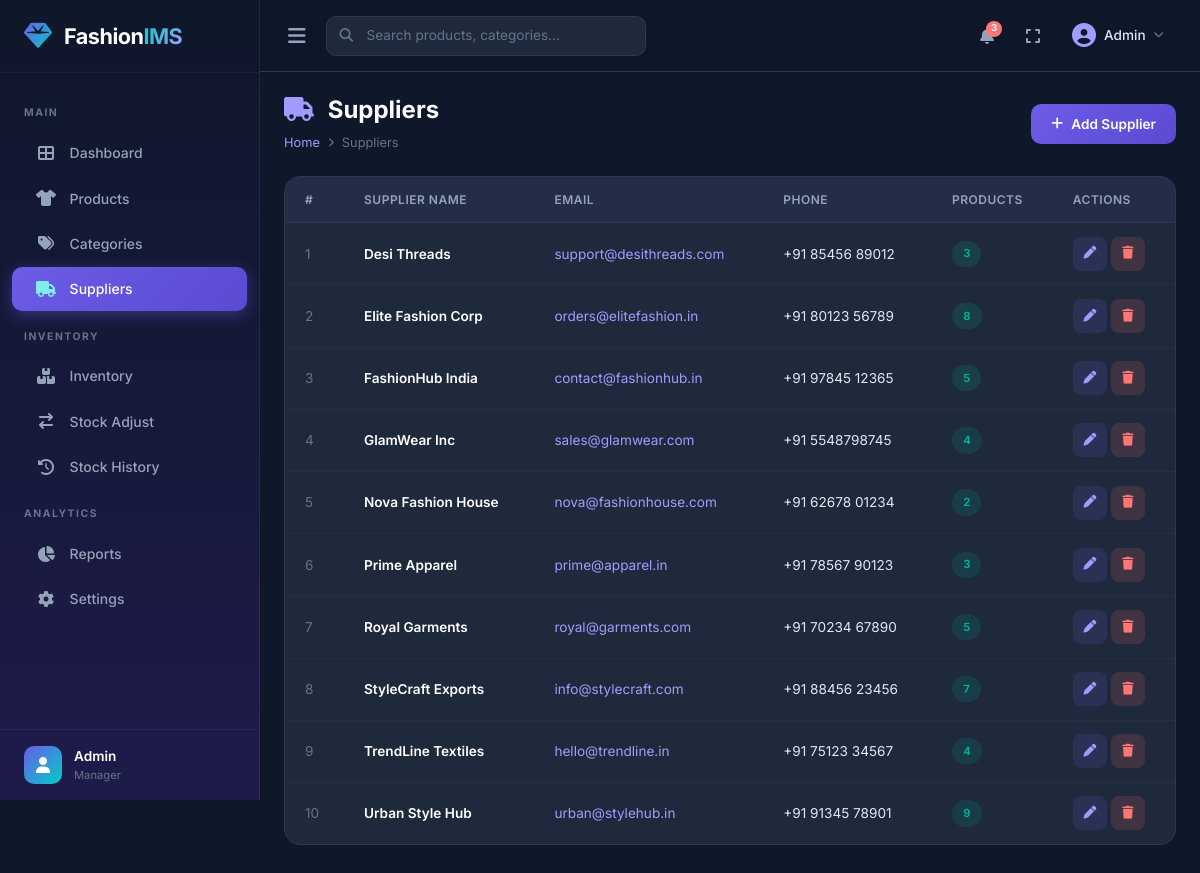
Screenshot of /suppliers/ with the database file from the repository.
### apps/suppliers/models.py (models this page shows, shortened)
class Supplier(models.Model):
    supplier_name = models.CharField(max_length=150)
    email = models.EmailField(blank=True)
    phone = models.CharField(max_length=20, blank=True)
    address = models.TextField(blank=True)
    created_at = models.DateTimeField(auto_now_add=True)
    class Meta:
        ordering = ['supplier_name']
    @property
    def product_count(self):
        return self.products.count()

### apps/suppliers/views.py (the view)
# urls.py: path('', views.supplier_list, name='supplier_list'),
def supplier_list(request):
    suppliers = Supplier.objects.all()
    return render(request, 'suppliers/supplier_list.html', {'suppliers': suppliers})

### templates/suppliers/supplier_list.html (shortened to what this page needs)
{% extends 'base.html' %}
{% block content %}
<div class="page-header">
    <div>
        <h1 class="page-title"><i class="fas fa-truck"></i> Suppliers</h1>
        <div class="breadcrumb-custom">
            <a href="{% url 'dashboard:index' %}">Home</a>
            <i class="fas fa-chevron-right" style="font-size: 0.6rem;"></i>
            <span>Suppliers</span>
        </div>
    </div>
    <a href="{% url 'suppliers:supplier_add' %}" class="btn-primary-custom"><i class="fas fa-plus"></i> Add Supplier</a>
</div>
<div class="data-card animate-scale-in">
    <div class="table-responsive">
        <table class="table-custom">
            <thead>
                <tr>
                    <th>#</th>
                    <th>Supplier Name</th>
                    <th>Email</th>
                    <th>Phone</th>
                    <th>Products</th>
                    <th>Actions</th>
                </tr>
            </thead>
            <tbody>
                {% for supplier in suppliers %}
                <tr>
                    <td style="color: var(--text-muted);">{{ forloop.counter }}</td>
                    <td style="font-weight: 600; color: #fff;">{{ supplier.supplier_name }}</td>
                    <td>{% if supplier.email %}<a href="mailto:{{ supplier.email }}"
                            style="color: var(--primary-light);">{{ supplier.email }}</a>{% else %}&mdash;{% endif %}
                    </td>
                    <td>{% if supplier.phone %}{{ supplier.phone }}{% else %}&mdash;{% endif %}</td>
                    <td><span class="badge-stock in-stock">{{ supplier.product_count }}</span></td>
                    <td>
                        <div class="d-flex gap-1">
                            <a href="{% url 'suppliers:supplier_edit' supplier.pk %}" class="btn-icon edit"
                                title="Edit"><i class="fas fa-pen"></i></a>
                            <a href="{% url 'suppliers:supplier_delete' supplier.pk %}" class="btn-icon delete"
                                title="Delete"><i class="fas fa-trash"></i></a>
                        </div>
                    </td>
                </tr>
                {% endfor %}
            </tbody>
        </table>
    </div>
</div>
{% endblock %}

### static/css/style.css (style rules this page uses)
:root { --primary: #6C5CE7; --primary-light: #A29BFE; --primary-dark: #5A4BD1; --accent: #00CEC9; --accent-light: #81ECEC; --success: #00B894; --warning: #FDCB6E; --danger: #FF7675; --info: #74B9FF; --dark: #0D1B2A; --dark-secondary: #1B2838; --dark-card: #1E293B; --dark-border: #2D3A4A; --text-primary: #E2E8F0; --text-secondary: #94A3B8; --text-muted: #64748B; --sidebar-width: 260px; --sidebar-bg: linear-gradient(180deg, #0F172A 0%, #1E1B4B 100%); --transition-fast: 0.15s ease; --transition-base: 0.3s ease; --transition-slow: 0.5s ease; --shadow-sm: 0 1px 3px rgba(0,0,0,0.3); --shadow-md: 0 4px 12px rgba(0,0,0,0.3); --shadow-lg: 0 10px 30px rgba(0,0,0,0.4); --shadow-glow: 0 0 20px rgba(108,92,231,0.3); }
* { margin: 0; padding: 0; box-sizing: border-box; }
body { font-family: 'Inter', -apple-system, BlinkMacSystemFont, sans-serif; background-color: #0F172A; color: var(--text-primary); overflow-x: hidden; min-height: 100vh; }
a { text-decoration: none; color: inherit; }
.page-header { display: flex; align-items: center; justify-content: space-between; margin-bottom: 1.5rem; flex-wrap: wrap; gap: 1rem; }
.page-title { font-size: 1.5rem; font-weight: 700; color: #fff; }
.page-title i { margin-right: 0.5rem; color: var(--primary-light); }
.breadcrumb-custom { display: flex; align-items: center; gap: 0.5rem; font-size: 0.8rem; color: var(--text-muted); }
.breadcrumb-custom a { color: var(--primary-light); }
.data-card { background: var(--dark-card); border: 1px solid var(--dark-border); border-radius: 16px; overflow: hidden; margin-bottom: 1.5rem; transition: all var(--transition-base); }
.table-custom { width: 100%; margin: 0; color: var(--text-primary); }
.table-custom thead th { background: rgba(108,92,231,0.08); padding: 0.85rem 1.25rem; font-size: 0.75rem; font-weight: 600; text-transform: uppercase; letter-spacing: 0.5px; color: var(--text-secondary); border-bottom: 1px solid var(--dark-border); white-space: nowrap; }
.table-custom tbody td { padding: 0.85rem 1.25rem; font-size: 0.85rem; border-bottom: 1px solid rgba(255,255,255,0.03); vertical-align: middle; }
.table-custom tbody tr { transition: background var(--transition-fast); }
.table-custom tbody tr:last-child td { border-bottom: none; }
.badge-stock { padding: 0.3rem 0.7rem; border-radius: 20px; font-size: 0.7rem; font-weight: 600; display: inline-flex; align-items: center; gap: 0.3rem; }
.badge-stock.in-stock { background: rgba(0,184,148,0.15); color: var(--success); }
.btn-primary-custom { background: linear-gradient(135deg, var(--primary), var(--primary-dark)); color: #fff; border: none; padding: 0.6rem 1.25rem; border-radius: 10px; font-size: 0.85rem; font-weight: 600; font-family: 'Inter', sans-serif; cursor: pointer; transition: all var(--transition-fast); display: inline-flex; align-items: center; gap: 0.5rem; }
.btn-icon { width: 34px; height: 34px; border-radius: 8px; display: inline-flex; align-items: center; justify-content: center; font-size: 0.8rem; border: none; cursor: pointer; transition: all var(--transition-fast); }
.btn-icon.edit { background: rgba(108,92,231,0.15); color: var(--primary-light); }
.btn-icon.delete { background: rgba(255,118,117,0.15); color: var(--danger); }
.animate-scale-in { animation: scaleIn 0.35s ease forwards; }

### rows the page displays
Supplier: supplier_name "Desi Threads", email "support@desithreads.com", phone "+91 85456 89012", product_count "3"
Supplier: supplier_name "Elite Fashion Corp", email "orders@elitefashion.in", phone "+91 80123 56789", product_count "8"
Supplier: supplier_name "FashionHub India", email "contact@fashionhub.in", phone "+91 97845 12365", product_count "5"
Supplier: supplier_name "GlamWear Inc", email "sales@glamwear.com", phone "+91 5548798745", product_count "4"
Supplier: supplier_name "Nova Fashion House", email "nova@fashionhouse.com", phone "+91 62678 01234", product_count "2"
Supplier: supplier_name "Prime Apparel", email "prime@apparel.in", phone "+91 78567 90123", product_count "3"
Supplier: supplier_name "Royal Garments", email "royal@garments.com", phone "+91 70234 67890", product_count "5"
Supplier: supplier_name "StyleCraft Exports", email "info@stylecraft.com", phone "+91 88456 23456", product_count "7"
Supplier: supplier_name "TrendLine Textiles", email "hello@trendline.in", phone "+91 75123 34567", product_count "4"
Supplier: supplier_name "Urban Style Hub", email "urban@stylehub.in", phone "+91 91345 78901", product_count "9"
